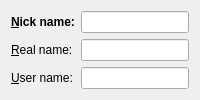
<?xml version="1.0" encoding="UTF-8"?>
<ui version="4.0">
 <class>UserWizardPage</class>
 <widget class="QWizardPage" name="UserWizardPage">
  <property name="title">
   <string>User details</string>
  </property>
  <property name="subTitle">
   <string>Details used to identify user on IRC</string>
  </property>
  <layout class="QFormLayout" name="formLayout">
   <item row="0" column="0">
    <widget class="QLabel" name="label_2">
     <property name="font">
      <font>
       <weight>75</weight>
       <bold>true</bold>
      </font>
     </property>
     <property name="text">
      <string>&amp;Nick name:</string>
     </property>
     <property name="buddy">
      <cstring>lineEditNick</cstring>
     </property>
    </widget>
   </item>
   <item row="0" column="1">
    <widget class="QLineEdit" name="lineEditNick">
     <property name="whatsThis">
      <string>Entering a nick name is mandatory. The nick name identifies You on IRC.</string>
     </property>
     <property name="inputMethodHints">
      <set>Qt::ImhNoAutoUppercase</set>
     </property>
    </widget>
   </item>
   <item row="1" column="0">
    <widget class="QLabel" name="label_6">
     <property name="text">
      <string>&amp;Real name:</string>
     </property>
     <property name="buddy">
      <cstring>lineEditName</cstring>
     </property>
    </widget>
   </item>
   <item row="1" column="1">
    <widget class="QLineEdit" name="lineEditName">
     <property name="whatsThis">
      <string>Entering a real name is optional. The real name identifies You on IRC.</string>
     </property>
     <property name="inputMethodHints">
      <set>Qt::ImhNoAutoUppercase</set>
     </property>
    </widget>
   </item>
   <item row="2" column="1">
    <widget class="QLineEdit" name="lineEditUser">
     <property name="whatsThis">
      <string>Entering a user name is optional. The user name identifies You on IRC.</string>
     </property>
     <property name="inputMethodHints">
      <set>Qt::ImhNoAutoUppercase</set>
     </property>
    </widget>
   </item>
   <item row="2" column="0">
    <widget class="QLabel" name="label">
     <property name="text">
      <string>&amp;User name:</string>
     </property>
     <property name="buddy">
      <cstring>lineEditUser</cstring>
     </property>
    </widget>
   </item>
  </layout>
 </widget>
 <resources/>
 <connections/>
</ui>
